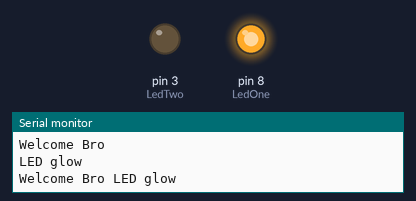
The sketch below on a simulated Arduino Uno, built with avr-gcc and run on an emulated ATmega328P. On the bench: output pins drawn as LEDs (lit = HIGH), the last lines printed to the serial monitor.

Above: at 0.04 s.
At 1.5 s:
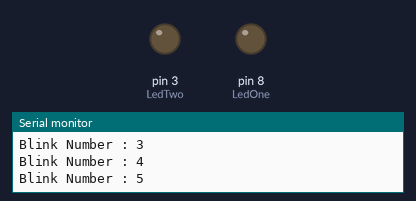
At 2.95 s:
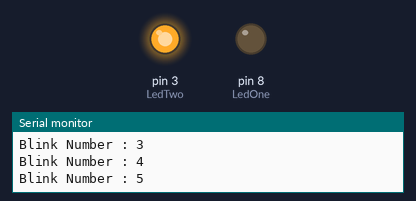
Timing chart, 0 to 3.2 s (numbered marks = the images above):
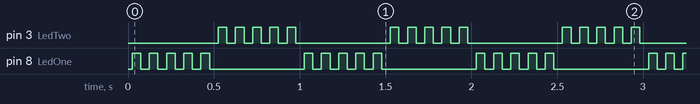

The sketch:

Lesson-5.ino
```cpp
int LedOne = 8;  //Declaring LED one to pin 8
int LedTwo = 3;  //Decalring LED two to pin 3
int delayOneOn = 50;  //On time for LED one
int delayTwoOn = 50;  //On time for LED two
int delayOneOff = 50; //Off time for LED one
int delayTwoOff = 50; //Off time for LED two
int blinkLedOne = 5;  //Number of times LED one will blink
int blinkLedTwo = 5; //Number of times LED two will blink
String LEDone = "The LED one blink : ";//Declaring a string
String LEDtwo = "The LED two blink : ";//Declaring a string
String blinkNo = "Blink Number : "; //Declaring a string


void setup() {
  Serial.begin(9600);
  String wM = "Welcome Bro "; // Declaring a local varible
  String wM1 = "LED glow\n";// Declare string variable wm1 and assign a value
  Serial.println(wM);
  Serial.println(wM1);
  String wM2;
  wM2 = wM + wM1;
  Serial.println(wM2);
  pinMode(LedOne,OUTPUT);
  pinMode(LedTwo,OUTPUT);

}

void loop() {
  Serial.println(LEDone);
  for(int i = 0;i < blinkLedOne;i++){
    Serial.print(blinkNo);
    Serial.println(i+1);
    digitalWrite(LedOne,HIGH); //Turning the LED one on
    delay(delayOneOn);  //LED one on time
    digitalWrite(LedOne,LOW); //Turing the LED one off
    delay(delayOneOff);  //LED one off time
  }
  Serial.print("\n");
  Serial.println(LEDtwo);

  for(int i = 0;i < blinkLedTwo;i++){
    Serial.print(blinkNo);
    Serial.println(i+1);
    digitalWrite(LedTwo,HIGH);
    delay(delayTwoOn);
    digitalWrite(LedTwo,LOW);
    delay(delayTwoOff);
  }


}
```

Measured:
- by itself, pin 3 (LedTwo), pin 8 (LedOne): repeats every 1.0 s: 4 × (LOW 0.05 s, HIGH 0.05 s), LOW 0.55 s, HIGH 0.05 s
